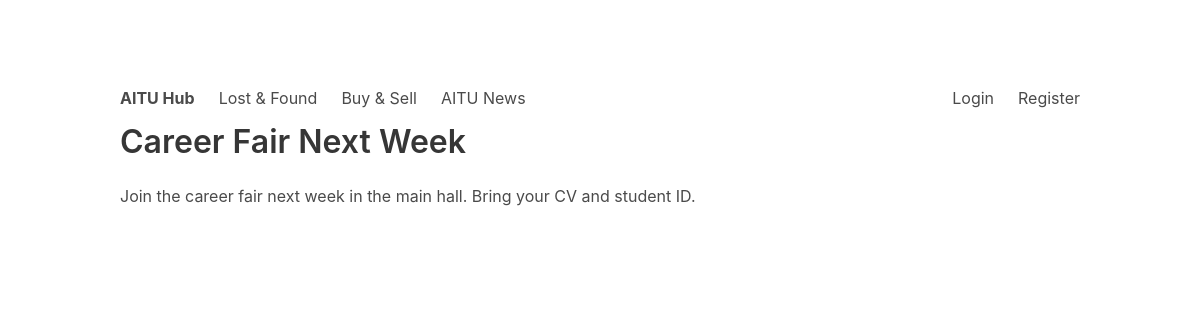
Screenshot of /news/2/ with the database file from the repository.
### core/models.py (models this page shows, shortened)
class News(models.Model):
    title = models.CharField(max_length=200)
    preview_text = models.CharField(max_length=300)
    content = models.TextField()
    image_url = models.URLField(blank=True)
    created_at = models.DateTimeField(auto_now_add=True)
    created_by = models.ForeignKey(settings.AUTH_USER_MODEL, on_delete=models.CASCADE, related_name='news_items')
    class Meta:
        db_table = 'core_news'
        ordering = ['-created_at']

### core/views.py (the view)
# urls.py: path('news/<int:item_id>/', core_views.news_detail, name='news_detail'),
def news_detail(request, item_id):
    item = get_object_or_404(News, id=item_id)
    return render(request, 'core/news_detail.html', {'item': item})

### templates/core/news_detail.html (shortened to what this page needs)
﻿{% extends 'base.html' %}
{% block content %}
<h1 class="title">{{ item.title }}</h1>
<p>{{ item.content }}</p>
{% endblock %}

### rows the page displays
News: title "Career Fair Next Week", content "Join the career fair next week in the main hall. Bring your CV and student ID."
